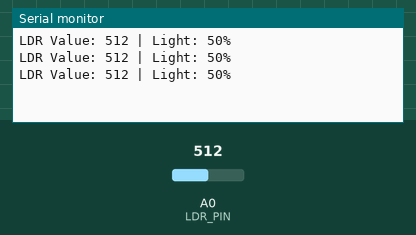
The sketch below on a simulated Arduino Uno, built with avr-gcc and run on an emulated ATmega328P. Shown: the last lines printed to the serial monitor. Inputs (shaded band) come from the test bench; at power-on: A0 (LDR_PIN) = 512.

Above: at 1.3 s.
1.4 s: A0 (LDR_PIN) set to 716
At 1.9 s:
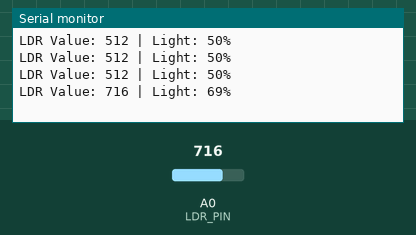
2.9 s: A0 (LDR_PIN) set to 900
At 3.4 s:
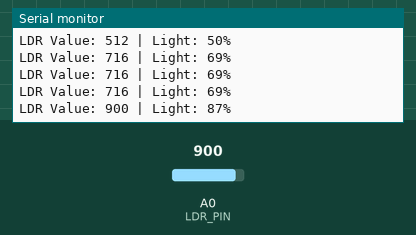
Timing chart, 0 to 5.9 s (numbered marks = the images above; inputs shaded):
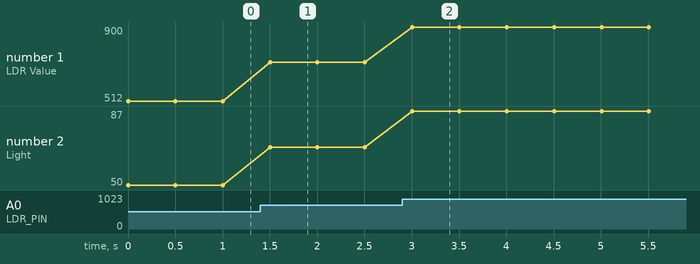

The sketch:

LDR.ino
```cpp
// Basic LDR (Light Dependent Resistor) code
// Arduino Uno

#define LDR_PIN A0

void setup() {
    Serial.begin(9600);

    // LDR is connected to an analog input
    pinMode(LDR_PIN, INPUT);
}

void loop() {
    // Read LDR value (0-1023)
    int ldrValue = analogRead(LDR_PIN);

    // Basic error check
    if(ldrValue < 0 || ldrValue > 1023) {
        Serial.println("Error: Invalid LDR reading!");
    } else {
        // Convert reading to approximate percentage
        int lightPercent = map(ldrValue, 0, 1023, 0, 100);

        Serial.print("LDR Value: ");
        Serial.print(ldrValue);

        Serial.print(" | Light: ");
        Serial.print(lightPercent);
        Serial.println("%");
    }

    delay(500);
}
```

Measured:
- after the input at 1.4 s, the serial monitor: prints a new line after 0.10 s (image 1)
- after the input at 2.9 s, the serial monitor: prints a new line after 0.10 s (image 2)
- plotted number 1: 512 → 716 after the input at 1.4 s, 716 → 900 after the input at 2.9 s
- plotted number 2: 50 → 69 after the input at 1.4 s, 69 → 87 after the input at 2.9 s
